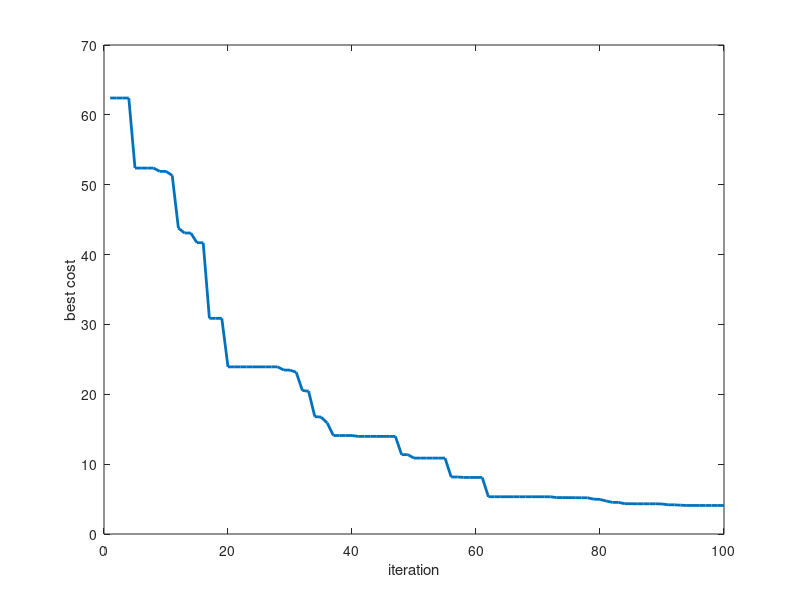

Write MATLAB code to recreate this figure.
function PSO1
  
  %% Clear all
  clc;
  clear;
  close all;
  
  %% Problem Definition
  cf = @RastriginFunction;
  nr_variables = 5;                       % Number of variables unknown (part of the decision)
  variable_size = [1 nr_variables];        % Vector representation
  var_min = -10;                          % Lower bound of decision space
  var_max = 10;                           % Upper bound of decision space
  
  %% Parameter Adjustment
  max_iterations = 100;                   % Maximum iterations in PSO algorithm
  swarm_size = 50;                        % Swarm size (number of particles)
  w = 1;                                  % Inertia coefficient
  w_damp = 0.90;                          % damping of inertia coefficient, lower = faster damping
  c1 = 1;                                 % Cognitive acceleration coefficient (c1 + c2 = 4)
  c2 = 3;                                 % Social acceleration coefficient (c1 + c2 = 4)
  
  %% Init
  template_particle.position = [];
  template_particle.velocity = [];
  template_particle.cost = [];
  template_particle.best.position = [];   % Local best
  template_particle.best.cost = inf;       % Local best
  
  % Copy and put the particle into a matrix
  particles = repmat(template_particle, swarm_size, 1);
  
  % Initialize global best (current worst value, inf for minimization, -inf for maximization)
  global_best.cost = inf;
  
  for i=1:swarm_size
    
    % Initialize all particles with random position inside the search space
    particles(i).position = unifrnd(var_min, var_max, variable_size);
    
    % Initiliaze velocity to the 0 vector
    particles(i).velocity = zeros(variable_size);
    
    % Evaluate the current cost
    particles(i).cost = cf(particles(i).position);
    
    % Update the local best to the current location
    particles(i).best.position = particles(i).position;
    particles(i).best.cost = particles(i).cost;
    
    % Update global best
    if (particles(i).best.cost < global_best.cost)
      global_best.position = particles(i).best.position;
      global_best.cost = particles(i).best.cost;
    endif
    
  endfor
  
  % Best cost at each iteration
  best_costs = zeros(max_iterations, 1);
    
  
  %% PSO Loop
  
  for iteration=1:max_iterations
    
    for i=1:swarm_size
      
      % Initialize two random vectors
      r1 = rand(variable_size);
      r2 = rand(variable_size);
      
      % Update velocity
      particles(i).velocity = (w * particles(i).velocity) ...
        + (c1 * r1 .* (particles(i).best.position - particles(i).position)) ...
        + (c2 * r2 .* (global_best.position - particles(i).position));
      
      % Update position
      particles(i).position = particles(i).position + particles(i).velocity;
      
      % Update cost
      particles(i).cost = cf(particles(i).position);
      
      % Update local best (and maybe global best) if current cost is better
      if (particles(i).cost < particles(i).best.cost)
        particles(i).best.position = particles(i).position;
        particles(i).best.cost = particles(i).cost;
        
        % Update global best
        if (particles(i).best.cost < global_best.cost)
          global_best.position = particles(i).best.position;
          global_best.cost = particles(i).best.cost;
        endif
        
      endif
      
    endfor
    
    % Get best value
    best_costs(iteration) = global_best.cost;
    
    % Display information for this iteration
    % disp(["Iteration " num2str(iteration) ": best cost = " num2str(best_costs(iteration))]);
    
    % Damp w
    w = w * w_damp;
    
  endfor
  
  
  %% Print Results
  figure;
  plot(best_costs, "LineWidth", 2);
  xlabel("iteration");
  ylabel("best cost");
  
endfunction

function ret = SphereFunction(x)
  
  ret = sum(x.^2);

endfunction

function ret = RastriginFunction(x)
  
  ret = 10 * size(x)(2) + sum(x.^2 - 10 * cos(2*pi.*x));

endfunction
